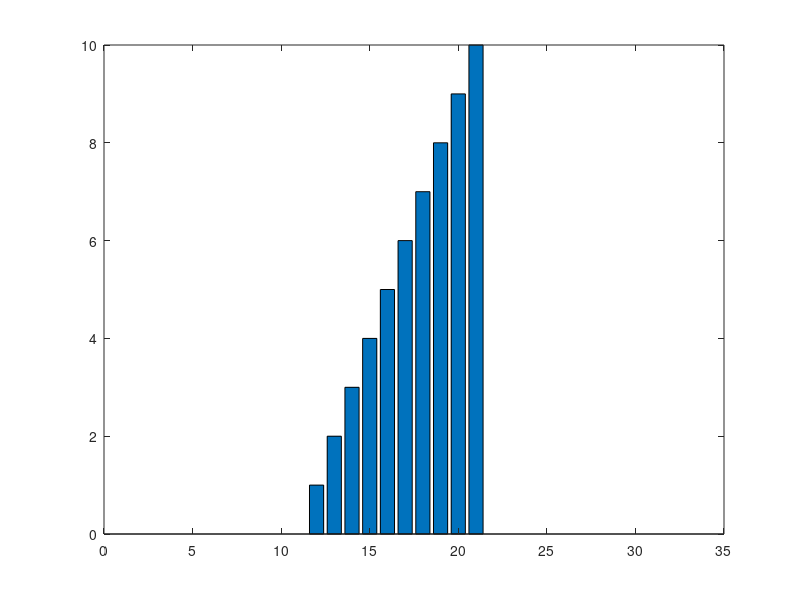
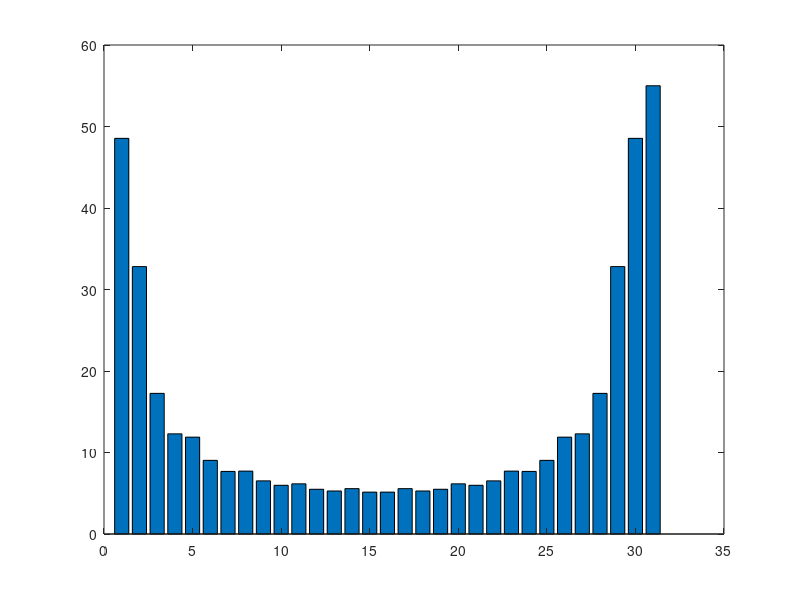

MATLAB code to generate these figures, in order:
clear all
close all

Np = 31;
Ni = -(Np-1)/2;
Nf = -Ni;
no = (Np+1)/2;
n = (1:1:Np);
k = (1:1:Np);
x = n*0;
y = x;

x(no) = 1;

nt = 10
for u = 1:nt
x(no-nt/2+u) = u;
end



figure(1)
bar(n,x)
%figure(2)
%bar(n,y)

for u = 1:Np
    X(u) = sum(x.*exp(-i*2*pi*k(u)*n./Np));
end

figure(2)
bar(n,abs(X))

Sx = sum(abs(x).^2)
Sf = sum(abs(X).^2)/Np

Error = 100*abs(Sf-Sx)/Sx